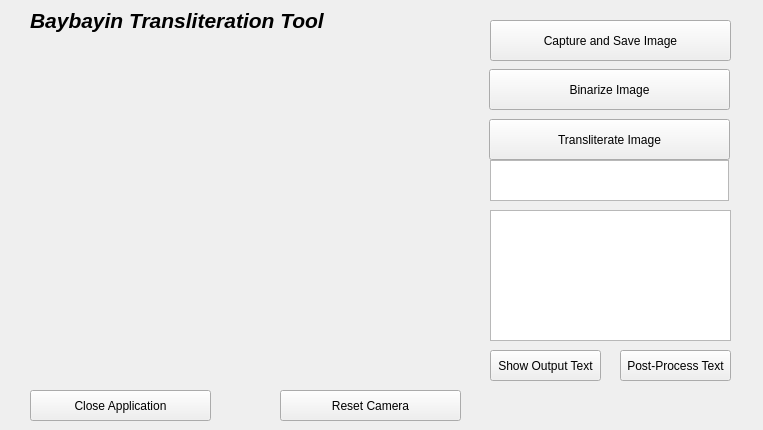
<?xml version="1.0" encoding="UTF-8"?>
<ui version="4.0">
 <class>Form</class>
 <widget class="QWidget" name="Form">
  <property name="geometry">
   <rect>
    <x>0</x>
    <y>0</y>
    <width>763</width>
    <height>430</height>
   </rect>
  </property>
  <property name="windowTitle">
   <string>Form</string>
  </property>
  <widget class="QPushButton" name="transliterateImageButton">
   <property name="geometry">
    <rect>
     <x>489</x>
     <y>119</y>
     <width>241</width>
     <height>41</height>
    </rect>
   </property>
   <property name="text">
    <string>Transliterate Image</string>
   </property>
  </widget>
  <widget class="QLabel" name="title">
   <property name="geometry">
    <rect>
     <x>30</x>
     <y>0</y>
     <width>351</width>
     <height>41</height>
    </rect>
   </property>
   <property name="font">
    <font>
     <family>Arial</family>
     <pointsize>16</pointsize>
     <weight>75</weight>
     <italic>true</italic>
     <bold>true</bold>
    </font>
   </property>
   <property name="text">
    <string>Baybayin Transliteration Tool</string>
   </property>
  </widget>
  <widget class="QPushButton" name="captureImageButton">
   <property name="geometry">
    <rect>
     <x>490</x>
     <y>20</y>
     <width>241</width>
     <height>41</height>
    </rect>
   </property>
   <property name="text">
    <string>Capture and Save Image</string>
   </property>
  </widget>
  <widget class="QPushButton" name="startStopCameraButton">
   <property name="geometry">
    <rect>
     <x>30</x>
     <y>390</y>
     <width>181</width>
     <height>31</height>
    </rect>
   </property>
   <property name="text">
    <string>Close Application</string>
   </property>
  </widget>
  <widget class="QWidget" name="verticalLayoutWidget">
   <property name="geometry">
    <rect>
     <x>30</x>
     <y>50</y>
     <width>431</width>
     <height>331</height>
    </rect>
   </property>
   <layout class="QVBoxLayout" name="cameraLayout">
    <item>
     <widget class="QLabel" name="cameraLabel">
      <property name="minimumSize">
       <size>
        <width>0</width>
        <height>0</height>
       </size>
      </property>
      <property name="maximumSize">
       <size>
        <width>640</width>
        <height>480</height>
       </size>
      </property>
      <property name="text">
       <string/>
      </property>
     </widget>
    </item>
   </layout>
  </widget>
  <widget class="QWidget" name="verticalLayoutWidget_4">
   <property name="geometry">
    <rect>
     <x>490</x>
     <y>210</y>
     <width>241</width>
     <height>131</height>
    </rect>
   </property>
   <layout class="QVBoxLayout" name="verticalLayout_4">
    <item>
     <widget class="QTextEdit" name="outputText"/>
    </item>
   </layout>
  </widget>
  <widget class="QTextEdit" name="ocrOutputBox">
   <property name="geometry">
    <rect>
     <x>490</x>
     <y>160</y>
     <width>239</width>
     <height>41</height>
    </rect>
   </property>
  </widget>
  <widget class="QPushButton" name="binarizeImageButton">
   <property name="geometry">
    <rect>
     <x>489</x>
     <y>69</y>
     <width>241</width>
     <height>41</height>
    </rect>
   </property>
   <property name="text">
    <string>Binarize Image</string>
   </property>
  </widget>
  <widget class="QPushButton" name="resetCameraButton">
   <property name="geometry">
    <rect>
     <x>280</x>
     <y>390</y>
     <width>181</width>
     <height>31</height>
    </rect>
   </property>
   <property name="text">
    <string>Reset Camera</string>
   </property>
  </widget>
  <widget class="QPushButton" name="showOutputTextButton">
   <property name="geometry">
    <rect>
     <x>490</x>
     <y>350</y>
     <width>111</width>
     <height>31</height>
    </rect>
   </property>
   <property name="text">
    <string>Show Output Text</string>
   </property>
  </widget>
  <widget class="QPushButton" name="postProcessButton">
   <property name="geometry">
    <rect>
     <x>620</x>
     <y>350</y>
     <width>111</width>
     <height>31</height>
    </rect>
   </property>
   <property name="text">
    <string>Post-Process Text</string>
   </property>
  </widget>
 </widget>
 <resources/>
 <connections/>
</ui>
